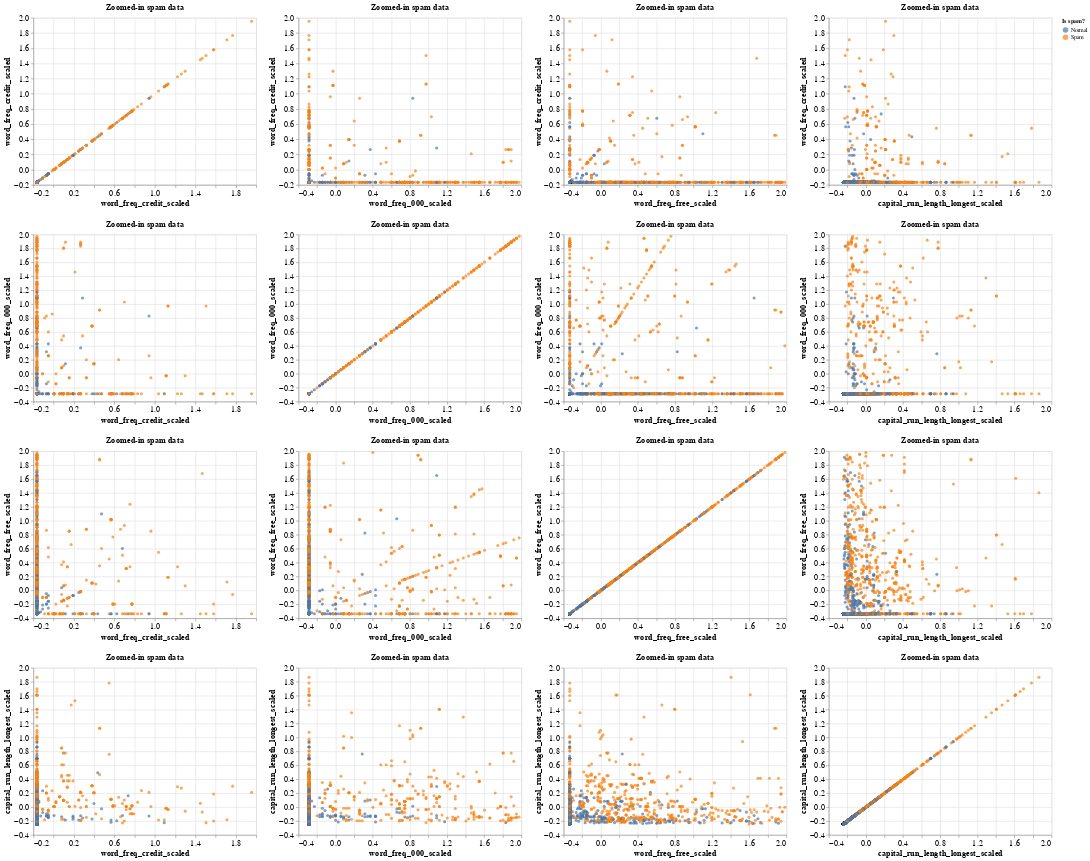

This figure's notebook cell:
### Code cell
# the "zoomed in" graph for all data points below 2
zoom_matrix = (alt.Chart(spam_train_zoom, title = "Zoomed-in spam data").mark_circle().encode(
    x = alt.X(alt.repeat("column"), type = "quantitative"), 
    y = alt.Y(alt.repeat("row"), type = "quantitative"),
    color = alt.Color("is_spam:N", title = "Is spam?"))
               .repeat(row = ["word_freq_credit_scaled", "word_freq_000_scaled","word_freq_free_scaled","capital_run_length_longest_scaled"],
                       column = ["word_freq_credit_scaled", "word_freq_000_scaled","word_freq_free_scaled","capital_run_length_longest_scaled"])
               .configure_axis(labelFontSize = 15, titleFontSize = 15)
               .configure_title(fontSize = 15)
               )

zoom_matrix

### Figure 1 — Vega-Lite specification as saved in the notebook (floating-point values rounded to 4 significant figures; data arrays with more than 128 entries replaced by an {"elided": "..."} marker saying what was removed)
{"config": {"view": {"continuousWidth": 400, "continuousHeight": 300}, "axis": {"labelFontSize": 15, "titleFontSize": 15}, "title": {"fontSize": 15}}, "repeat": {"column": ["word_freq_credit_scaled", "word_freq_000_scaled", "word_freq_free_scaled", "capital_run_length_longest_scaled"], "row": ["word_freq_credit_scaled", "word_freq_000_scaled", "word_freq_free_scaled", "capital_run_length_longest_scaled"]}, "spec": {"data": {"name": "data-a69d90d195222379eba10922e3249a01"}, "mark": "circle", "encoding": {"color": {"field": "is_spam", "title": "Is spam?", "type": "nominal"}, "x": {"field": {"repeat": "column"}, "type": "quantitative"}, "y": {"field": {"repeat": "row"}, "type": "quantitative"}}, "title": "Zoomed-in spam data"}, "$schema": "https://vega.github.io/schema/vega-lite/v4.17.0.json", "datasets": {"data-a69d90d195222379eba10922e3249a01": {"elided": "3065 records"}}}
